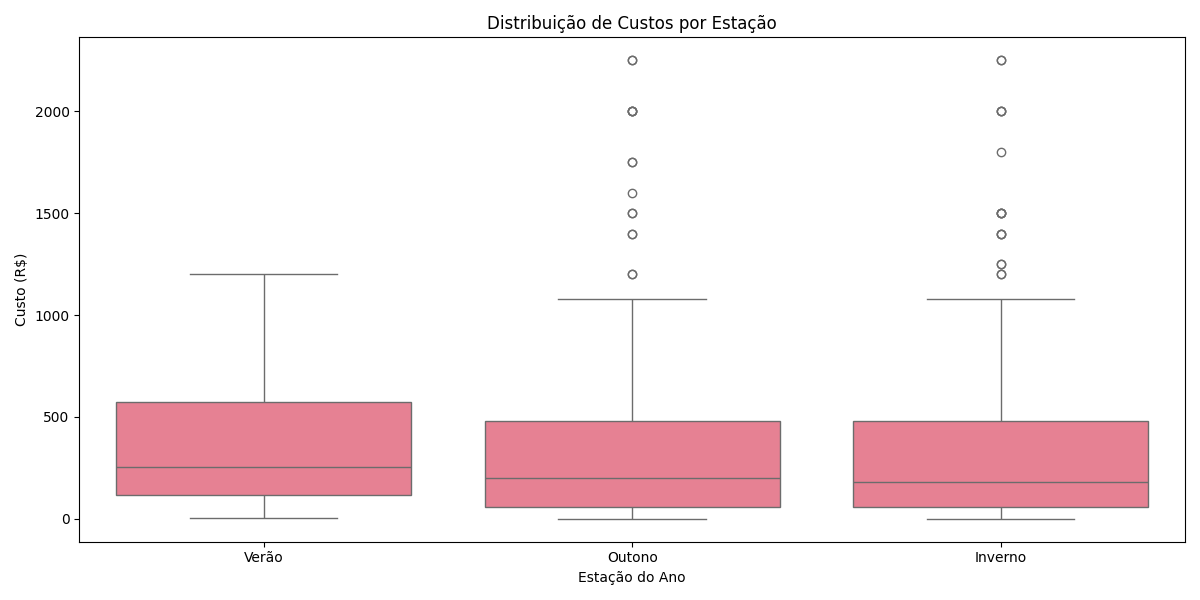

The script that saved this image:
import pandas as pd
import matplotlib.pyplot as plt
import seaborn as sns
from datetime import datetime

# Configuração de estilo
sns.set_palette("husl")
pd.set_option('display.float_format', '{:.2f}'.format)

# Carregar os dados
df = pd.read_csv('controle_lab_maker.csv', parse_dates=['Data de Uso'])

#Gráfico de custo por estação
# Correlação entre quantidade e custo
correlacao = df[['Quantidade Usada', 'Custo Total']].corr()
print("\n=== Correlação entre Quantidade e Custo ===")
print(correlacao)

# Materiais por estação (testando H5)
df['Estação'] = df['Data de Uso'].dt.month.apply(lambda x: 'Verão' if x in [1,2,12] else
                                                'Outono' if x in [3,4,5] else
                                                'Inverno' if x in [6,7,8] else 'Primavera')

plt.figure(figsize=(12, 6))
sns.boxplot(x='Estação', y='Custo Total', data=df)
plt.title('Distribuição de Custos por Estação')
plt.ylabel('Custo (R$)')
plt.xlabel('Estação do Ano')
plt.tight_layout()
plt.savefig('custo_estacao.png')
plt.show()